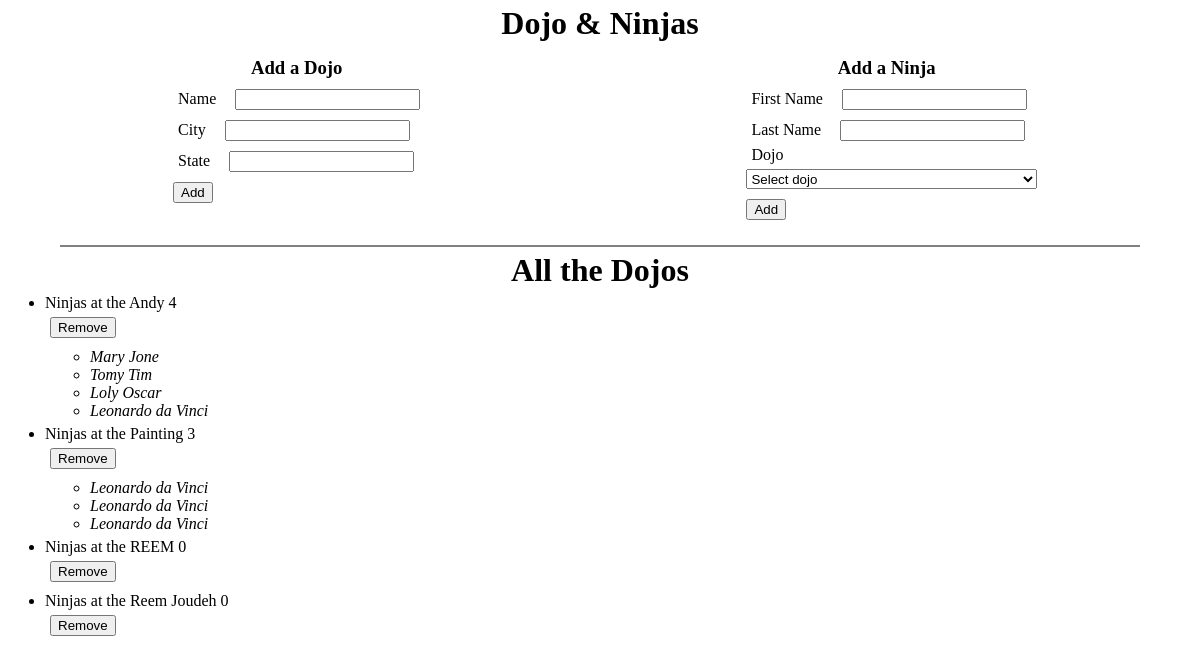
The page / on the database its author committed.
### dojo_ninjas_app/models.py (models this page shows)
class Dojo(models.Model):
  name = models.CharField(max_length=255)
  city = models.CharField(max_length=255)
  stat = models.CharField(max_length=2)
  desc = models.CharField(max_length=10,default='old dojo')

class Ninja(models.Model):
  dojo = models.ForeignKey(Dojo, related_name='ninjas',on_delete=models.CASCADE)
  first_name = models.CharField(max_length=255)
  last_name = models.CharField(max_length=255)

### dojo_ninjas_app/views.py (the view)
# urls.py: path('',views.index),
def index(request):
  context={
    'Dojos': all_dojo(),
  }
  return render(request,'index.html',context)

### dojo_ninjas_app/models.py (called while the page is built)
def all_dojo():
  return Dojo.objects.all()

### dojo_ninjas_app/templates/index.html (shortened to what this page needs)
<!DOCTYPE html>
<html lang="en">
<head>
  {% load static %}
  <link rel="stylesheet" href="{% static 'css/style.css' %}">
</head>
<body>
<h1>Dojo & Ninjas</h1>
<div class="container">
    <div class="sb-container">
      <h3>Add a Dojo</h3>
      <form action="/form_dojo" method="post">
        <div>
          <label for="name">Name</label>
          <input type="text" name="name">
        </div>
        <div>
          <label for="city">City</label>
          <input type="text" name="city">
        </div>
        <div>
          <label for="stat">State</label>
          <input type="text" name="stat">
        </div>
        <input type="submit" value="Add">
      </form>
    </div>
    <div class="sb-container">
      <h3>Add a Ninja</h3>
      <form action="/form_ninjas" method="post">
        <div>
          <label for="first_name">First Name</label>
          <input type="text" name="first_name">
        </div>
        <div>
          <label for="last_name">Last Name</label>
          <input type="text" name="last_name">
        </div>
        <div>
          <label for="dojo">Dojo</label>
          <select name="dojo" id="dojo">
            <option selected>Select dojo</option>
          </select>
        </div>
        <input type="submit" value="Add">
      </form>
    </div>
</div>
<div class="hr"></div>
<div>
  <h1>All the Dojos</h1>
  <ul>
    {% for dojo in Dojos %}
    <li>Ninjas at the {{ dojo.name }} {{ dojo.ninjas.count }}
      <form action="/delete_dojos/{{ dojo.id }}" method="post">
        <input type="submit" value="Remove">
      </form>
      <ul>
        {% for ninja in dojo.ninjas.all %}
        <li class="em">{{ ninja.first_name }} {{ ninja.last_name }}</li>
        {% endfor %}
      </ul>
    </li>
    {% endfor %}
  </ul>
</div>
</body>
</html>

### dojo_ninjas_app/static/css/style.css (style rules this page uses)
* { box-sizing: border-box; margin: 0 auto; }
h1,h3 { text-align: center; margin: 5px; }
.container { display: flex; justify-content: space-around; margin: 10px; }
label { margin: 10px; }
input[type="submit"],input[type="text"] { margin: 5px; }
select { width: 100%; height: 20px; margin: 5px 5px 5px 5px; }
.hr { margin-top: 20px; border: double 1px gray; width: 90%; }
ul { margin: 5px; }
.em { font-style: italic; }

### rows shown on the page
Dojo: name "Andy", ninjas.count "4"
Ninja: first_name "Mary", last_name "Jone"
Ninja: first_name "Tomy", last_name "Tim"
Ninja: first_name "Loly", last_name "Oscar"
Ninja: first_name "Leonardo", last_name "da Vinci"
Dojo: name "Painting", ninjas.count "3"
Ninja: first_name "Leonardo", last_name "da Vinci"
Ninja: first_name "Leonardo", last_name "da Vinci"
Ninja: first_name "Leonardo", last_name "da Vinci"
Dojo: name "REEM", ninjas.count "0"
Dojo: name "Reem Joudeh", ninjas.count "0"
